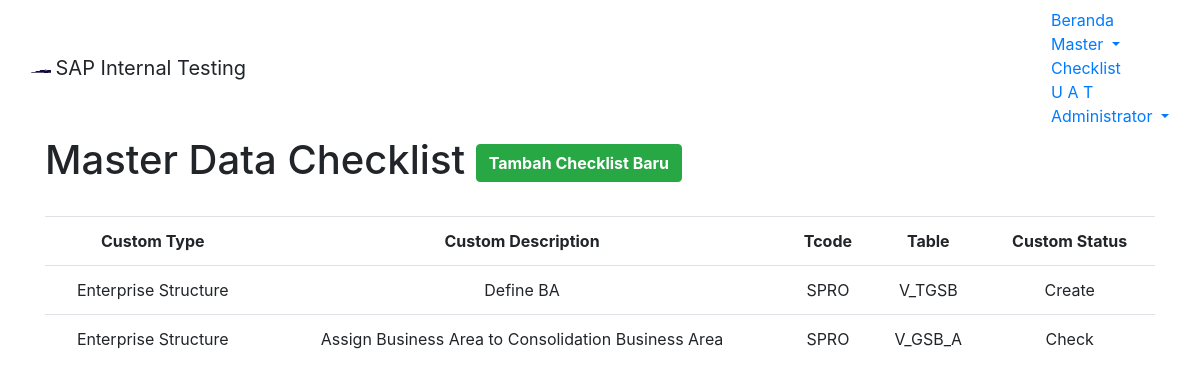
The app's page /module/home/m-check.php (signed in) with its own data.
### tables this page shows
CREATE TABLE `m_check` (
  `customid` int(11) NOT NULL,
  `ctype` varchar(255) NOT NULL,
  `ctypedesc` varchar(255) NOT NULL,
  `ctcode` varchar(255) NOT NULL,
  `ctable` varchar(255) NOT NULL,
  `cstat` varchar(255) NOT NULL,
  `cmodul` varchar(255) DEFAULT NULL
);

### module/home/m-check.php (the view, shortened to what this page needs)
<?php
	$root = "../../";
?>
<!DOCTYPE html>
 <html lang="en-US">
<head>
<link href="<?php echo $root; ?>assets/css/bootstrap.min.css" rel="stylesheet">
<body>
	<nav class="navbar navbar-default">
	  <div class="container-fluid">
		<div class="navbar-header">
		  <img alt="Samator" class="navbar-text" src="<?php echo $root; ?>assets/images/s-logo.png" width="20" height="20">
		  <a class="navbar-brand">SAP Internal Testing</a>
		</div>
		<ul class="nav navbar-nav navbar-right">
			<li><a href="<?php echo $root; ?>module/home/home.php">Beranda</a></li>
			<li class="dropdown active">
				<a class="dropdown-toggle" data-toggle="dropdown" href="#">Master
				<span class="caret"></span></a>
			</li>
			<li><a href="<?php echo $root; ?>module/home/checklist.php">Checklist</a></li>
			<li><a href="<?php echo $root; ?>module/home/uat.php">U A T</a></li>
			<li class="dropdown">
				<a class="dropdown-toggle" data-toggle="dropdown" href="#"><span class="glyphicon glyphicon-user" aria-hidden="true"></span>
				<?php echo $_SESSION["longname"]; ?>
				<span class="caret"></span></a>
			</li>
		</ul>
	  </div>
	</nav>
	<div class="container container-fluid">
		<h1>Master Data Checklist
			<?php
				if ($_SESSION['username']=="Admin")
				{
			?>
			<button type="button" class="btn btn-success pull-right" data-toggle="modal" data-target="#modaladdchecklist"><span class="glyphicon glyphicon-plus"></span> <b>Tambah Checklist Baru</b></button>
			<?php
				}
				else
				{
				}
			?>
		</h1>
	</div><br>
	<div class="container container-fluid">
		<table class="table table-hover text-center">
			<thead>
				<tr>
					<td><b>Custom Type</b></td>
					<td><b>Custom Description</b></td>
					<td><b>Tcode</b></td>
					<td><b>Table</b></td>
					<td><b>Custom Status</b></td>
				</tr>
			</thead>
			<tbody>
			<?php
				$query = "SELECT ctype,ctypedesc,ctcode,ctable,cstat FROM m_check";
				$result = mysql_query($query);
				while($row = mysql_fetch_array($result))
				{
					echo "<tr>";
						echo "<td style:'border=1px solid black'>".$row['ctype']."</td>";
						echo "<td style:'border=1px solid black'>".$row['ctypedesc']."</td>";
						echo "<td style:'border=1px solid black'>".$row['ctcode']."</td>";
						echo "<td style:'border=1px solid black'>".$row['ctable']."</td>";
						echo "<td style:'border=1px solid black'>".$row['cstat']."</td>";
					echo "</tr>";
				}
			?>
			</tbody>
		</table>
	</div>
</body>

### records on screen
m_check: ctype "Enterprise Structure", ctypedesc "Define BA", ctcode "SPRO", ctable "V_TGSB", cstat "Create"
m_check: ctype "Enterprise Structure", ctypedesc "Assign Business Area to Consolidation Business Area", ctcode "SPRO", ctable "V_GSB_A", cstat "Check"

### other values on screen
$_SESSION["longname"] "Administrator"
